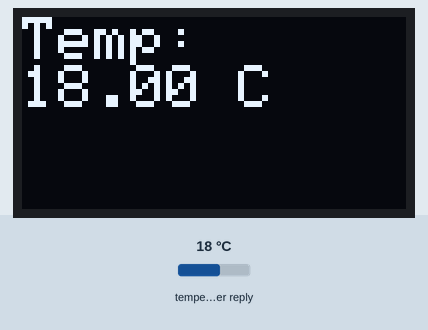
Bench run of a sketch on a simulated ESP32. On the bench: 128×64 one-colour display. The test bench sets the inputs (shaded band); at power-on: temperature in the weather reply 18 °C. WiFi joins after 1.5 s; servers stay silent unless stated; network time is answered at once with the bench clock; the local clock reads 2024-03-15 10:24:30 at power-on unless the sketch sets it; web services answer with replies made up by the test bench; what the sketch prints to the serial monitor is not drawn.

Above: at 1.8 s.
At 11.9 s:
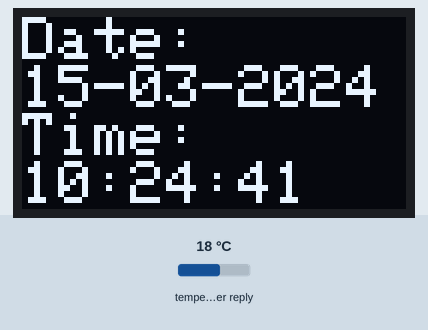
At 32.1 s:
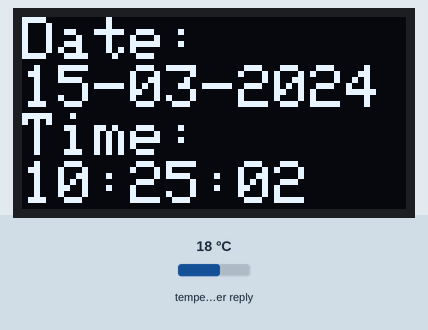
At 52.4 s:
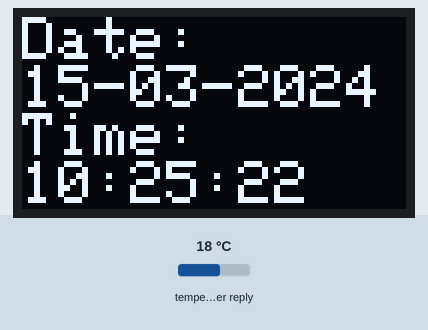
At 72.7 s:
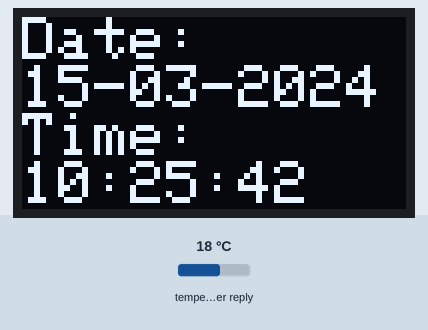
At 113.2 s:
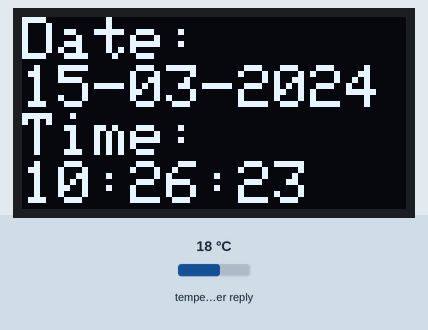

The sketch:

weatherDate.ino
```cpp
#include <WiFi.h>
#include <HTTPClient.h>
#include <NTPClient.h>
#include <WiFiUdp.h>
#include <ArduinoJson.h>
#include <Wire.h>
#include <Adafruit_GFX.h>
#include <Adafruit_SSD1306.h>

// Wi-Fi credentials
const char* ssid = "ParasA33";
const char* password = "yashvi@1112";

// Weather API details
const char* latitude = "18.485695";
const char* longitude = "74.017454";
String weatherApiUrl = "https://api.open-meteo.com/v1/forecast?latitude=" + String(latitude) + "&longitude=" + String(longitude) + "&current_weather=true";

// OLED display configuration
#define SCREEN_WIDTH 128
#define SCREEN_HEIGHT 64
Adafruit_SSD1306 display(SCREEN_WIDTH, SCREEN_HEIGHT, &Wire, -1);

// NTP client setup
WiFiUDP ntpUDP;
NTPClient timeClient(ntpUDP, "pool.ntp.org", 0, 60000);  // Update every 60 seconds

// Set time offset for local timezone (e.g., UTC+5:30 = 19800 seconds)
const long utcOffsetInSeconds = 5 * 3600 + 30 * 60;

// Variables for weather data
float temperature = 0;
bool showWeather = true;  // Toggle between weather and date/time

void setup() {
  // Initialize Serial Monitor
  Serial.begin(115200);

  // Initialize OLED display
  if (!display.begin(SSD1306_SWITCHCAPVCC, 0x3C)) {
    Serial.println("SSD1306 allocation failed");
    for (;;);
  }
  display.clearDisplay();

  // Connect to Wi-Fi
  WiFi.begin(ssid, password);
  Serial.print("Connecting to Wi-Fi");
  while (WiFi.status() != WL_CONNECTED) {
    delay(500);
    Serial.print(".");
  }
  Serial.println("Connected to Wi-Fi!");

  // Initialize NTP client
  timeClient.setTimeOffset(utcOffsetInSeconds);
  timeClient.begin();
  fetchWeather();  // Initial fetch of weather data
}

void displayDateTime() {
  // Update NTP time
  timeClient.update();

  // Get the current epoch time adjusted for time zone
  unsigned long localEpochTime = timeClient.getEpochTime();

  // Convert epoch time to human-readable date and time
  int currentSecond = localEpochTime % 60;
  int currentMinute = (localEpochTime / 60) % 60;
  int currentHour = (localEpochTime / 3600) % 24;

  // Calculate the number of days since the epoch and correct for leap years
  unsigned long days = localEpochTime / 86400L;
  int currentYear = 1970;

  while (days >= (isLeapYear(currentYear) ? 366 : 365)) {
    days -= isLeapYear(currentYear) ? 366 : 365;
    currentYear++;
  }

  // Determine the month and day
  int monthDays[] = {31, 28, 31, 30, 31, 30, 31, 31, 30, 31, 30, 31};
  if (isLeapYear(currentYear)) monthDays[1] = 29;

  int currentMonth = 0;
  while (days >= monthDays[currentMonth]) {
    days -= monthDays[currentMonth];
    currentMonth++;
  }
  int currentDay = days + 1;

  // Display date and time
  display.clearDisplay();
  display.setTextSize(2);
  display.setTextColor(SSD1306_WHITE);
  display.setCursor(0, 0);

  // Display date
  display.printf("Date: \n%02d-%02d-%04d\n", currentDay, currentMonth + 1, currentYear);

  // Display time
  display.printf("Time: \n%02d:%02d:%02d", currentHour, currentMinute, currentSecond);
  display.display();
}

// Function to check if a year is a leap year
bool isLeapYear(int year) {
  return (year % 4 == 0 && (year % 100 != 0 || year % 400 == 0));
}

void displayWeather() {
  display.clearDisplay();
  display.setTextSize(2);
  display.setTextColor(SSD1306_WHITE);
  display.setCursor(0, 0);
  display.print("Temp: \n");
  display.print(temperature);
  display.print(" C");
  display.display();
}

void fetchWeather() {
  if (WiFi.status() == WL_CONNECTED) {
    HTTPClient http;
    http.begin(weatherApiUrl);
    int httpCode = http.GET();

    if (httpCode == 200) {  // HTTP_OK
      String payload = http.getString();
      Serial.println(payload);  // For debugging

      // Parse JSON
      DynamicJsonDocument doc(1024);
      deserializeJson(doc, payload);

      // Extract temperature
      temperature = doc["current_weather"]["temperature"].as<float>();

      Serial.println("Temperature: " + String(temperature));
    } else {
      Serial.print("Error fetching weather data. HTTP code: ");
      Serial.println(httpCode);
    }
    http.end();
  }
}

void loop() {
  // Toggle between displaying weather and date/time
  if (showWeather) {
    displayWeather();
  } else {
    displayDateTime();
  }

  // Wait for 10 seconds before updating
  delay(10000);

  // Toggle view and refresh weather data if going back to weather display
  showWeather = !showWeather;
  if (showWeather) {
    fetchWeather();
  }
}
```

Measured:
- what the display in image 0 shows lasts 10.0 s, from 1.8 s to 11.8 s
- what the display in image 1 shows lasts 10.3 s, from 11.8 s to 22.1 s
